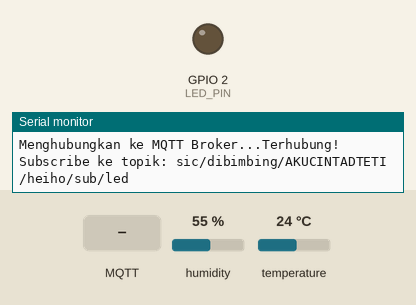
The sketch below on a simulated ESP32. Shown: output pins drawn as LEDs (lit = HIGH), the last lines printed to the serial monitor. The test bench sets the inputs (shaded band); at power-on: humidity 55 %, temperature 24 °C. WiFi joins after 1.5 s; servers stay silent unless stated; random numbers use the default seed unless the sketch sets one; no MQTT or app messages arrive unless stated.

Above: at 2.7 s.
2.8 s: MQTT message "ON" arrives on the first subscribed topic
At 3.4 s:
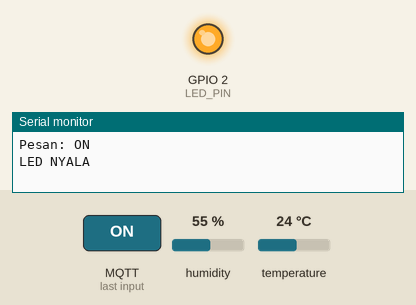
6.5 s: MQTT message "OFF" arrives on the first subscribed topic
At 7.4 s:
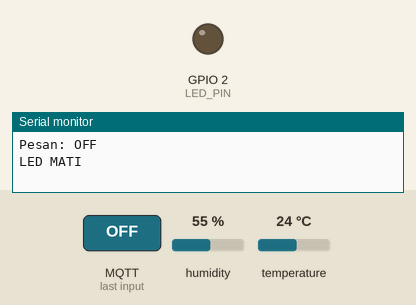
Timing chart, 0 to 9.5 s (numbered marks = the images above; inputs shaded):
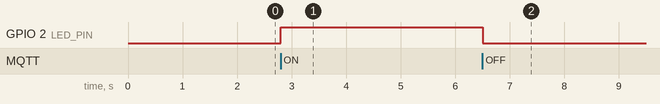

The sketch:

dhtLed.ino
```cpp
/*
 * A7 - DHT11 & LED Dashboard dengan MQTT
 * Program Arduino untuk:
 * 1. Membaca sensor DHT11 (suhu dan kelembaban) dan publish via MQTT
 * 2. Menerima perintah via MQTT untuk menyala/matikan LED
 *
 * Library yang digunakan:
 * - WiFi.h (built-in Arduino/ESP32)
 * - PubSubClient (MQTT Client)
 * - DHT sensor library (Adafruit)
 */

#include <WiFi.h>
#include "PubSubClient.h"
#include "DHT.h"

// ===== KONFIGURASI WIFI =====
const char* ssid = "Adhyasta";           // Ganti dengan nama WiFi Anda
const char* password = "juarasatu";   // Ganti dengan password WiFi Anda

// ===== KONFIGURASI MQTT BROKER =====
const char* mqtt_server = "broker.hivemq.com"; // Atau broker MQTT lain
const int mqtt_port = 1883;

// ===== TOPIK MQTT =====
// GANTI "nama-kelompok/nama" dengan nama kelompok dan nama Anda
const char* topic_publish = "sic/dibimbing/AKUCINTADTETI/heiho/pub/dht";
const char* topic_subscribe = "sic/dibimbing/AKUCINTADTETI/heiho/sub/led";

// ===== KONFIGURASI DHT11 =====
#define DHTPIN 4           // Pin data DHT11 (GPIO4 untuk ESP32, pin 4 untuk Arduino)
#define DHTTYPE DHT11      // Tipe sensor DHT11
DHT dht(DHTPIN, DHTTYPE);

// ===== KONFIGURASI LED =====
#define LED_PIN 2          // Pin LED (GPIO2 untuk ESP32, pin 2 untuk Arduino)

// ===== OBJEK WIFI DAN MQTT =====
WiFiClient wifiClient;
PubSubClient client(wifiClient);

// ===== VARIABEL GLOBAL =====
unsigned long lastPublish = 0;
const long publishInterval = 5000;  // Publish setiap 5 detik

// ===== FUNGSI SETUP WIFI =====
void setup_wifi() {
  delay(10);
  Serial.println();
  Serial.print("Menghubungkan ke WiFi: ");
  Serial.println(ssid);

  // Memulai koneksi WiFi
  WiFi.mode(WIFI_STA);  // Set WiFi mode ke Station (client)
  WiFi.begin(ssid, password);

  // Tunggu sampai terhubung
  while (WiFi.status() != WL_CONNECTED) {
    delay(500);
    Serial.print(".");
  }

  // Generate random seed untuk client ID
  randomSeed(micros());

  Serial.println();
  Serial.println("WiFi terhubung!");
  Serial.print("IP Address: ");
  Serial.println(WiFi.localIP());
}

// ===== CALLBACK MQTT (Menerima Pesan) =====
void callback(char* topic, byte* payload, unsigned int length) {
  Serial.print("Pesan diterima pada topik: ");
  Serial.println(topic);

  // Konversi payload ke string
  String message = "";
  for (int i = 0; i < length; i++) {
    message += (char)payload[i];
  }

  Serial.print("Pesan: ");
  Serial.println(message);

  // Kontrol LED berdasarkan pesan
  if (String(topic) == topic_subscribe) {
    if (message == "ON" || message == "1") {
      digitalWrite(LED_PIN, HIGH);
      Serial.println("LED NYALA");
    }
    else if (message == "OFF" || message == "0") {
      digitalWrite(LED_PIN, LOW);
      Serial.println("LED MATI");
    }
  }
}

// ===== FUNGSI RECONNECT MQTT =====
void reconnect() {
  // Loop sampai terhubung
  while (!client.connected()) {
    Serial.print("Menghubungkan ke MQTT Broker...");

    // Buat client ID unik
    String clientId = "ESP8266Client-";
    clientId += String(random(0xffff), HEX);

    // Coba hubungkan
    if (client.connect(clientId.c_str())) {
      Serial.println("Terhubung!");

      // Subscribe ke topik LED
      client.subscribe(topic_subscribe);
      Serial.print("Subscribe ke topik: ");
      Serial.println(topic_subscribe);
    }
    else {
      Serial.print("Gagal, rc=");
      Serial.print(client.state());
      Serial.println(" Coba lagi dalam 5 detik...");
      delay(5000);
    }
  }
}

// ===== SETUP =====
void setup() {
  // Inisialisasi Serial Monitor
  Serial.begin(115200);

  // Inisialisasi pin LED
  pinMode(LED_PIN, OUTPUT);
  digitalWrite(LED_PIN, LOW);

  // Inisialisasi DHT11
  dht.begin();

  // Setup WiFi
  setup_wifi();

  // Setup MQTT
  client.setServer(mqtt_server, mqtt_port);
  client.setCallback(callback);

  Serial.println("===== DHT11 & LED Dashboard Ready =====");
}

// ===== LOOP =====
void loop() {
  // Pastikan terhubung ke MQTT
  if (!client.connected()) {
    reconnect();
  }
  client.loop();

  // Publish data DHT11 secara periodik
  unsigned long now = millis();
  if (now - lastPublish > publishInterval) {
    lastPublish = now;

    // Baca sensor DHT11
    float humidity = dht.readHumidity();
    float temperature = dht.readTemperature();

    // Cek apakah pembacaan valid
    if (isnan(humidity) || isnan(temperature)) {
      Serial.println("Gagal membaca sensor DHT11!");
      return;
    }

    // Buat payload JSON
    String payload = "{\"temperature\":";
    payload += String(temperature, 1);
    payload += ",\"humidity\":";
    payload += String(humidity, 1);
    payload += "}";

    // Publish ke MQTT
    if (client.publish(topic_publish, payload.c_str())) {
      Serial.println("Data dipublikasikan:");
      Serial.print("  Topik: ");
      Serial.println(topic_publish);
      Serial.print("  Payload: ");
      Serial.println(payload);
      Serial.print("  Suhu: ");
      Serial.print(temperature);
      Serial.println(" °C");
      Serial.print("  Kelembaban: ");
      Serial.print(humidity);
      Serial.println(" %");
    }
    else {
      Serial.println("Gagal publish data!");
    }
  }
}
```

Measured:
- after the input at 2.8 s, GPIO 2 (LED_PIN): LOW → HIGH at once
- after the input at 6.5 s, GPIO 2 (LED_PIN): HIGH → LOW at once
